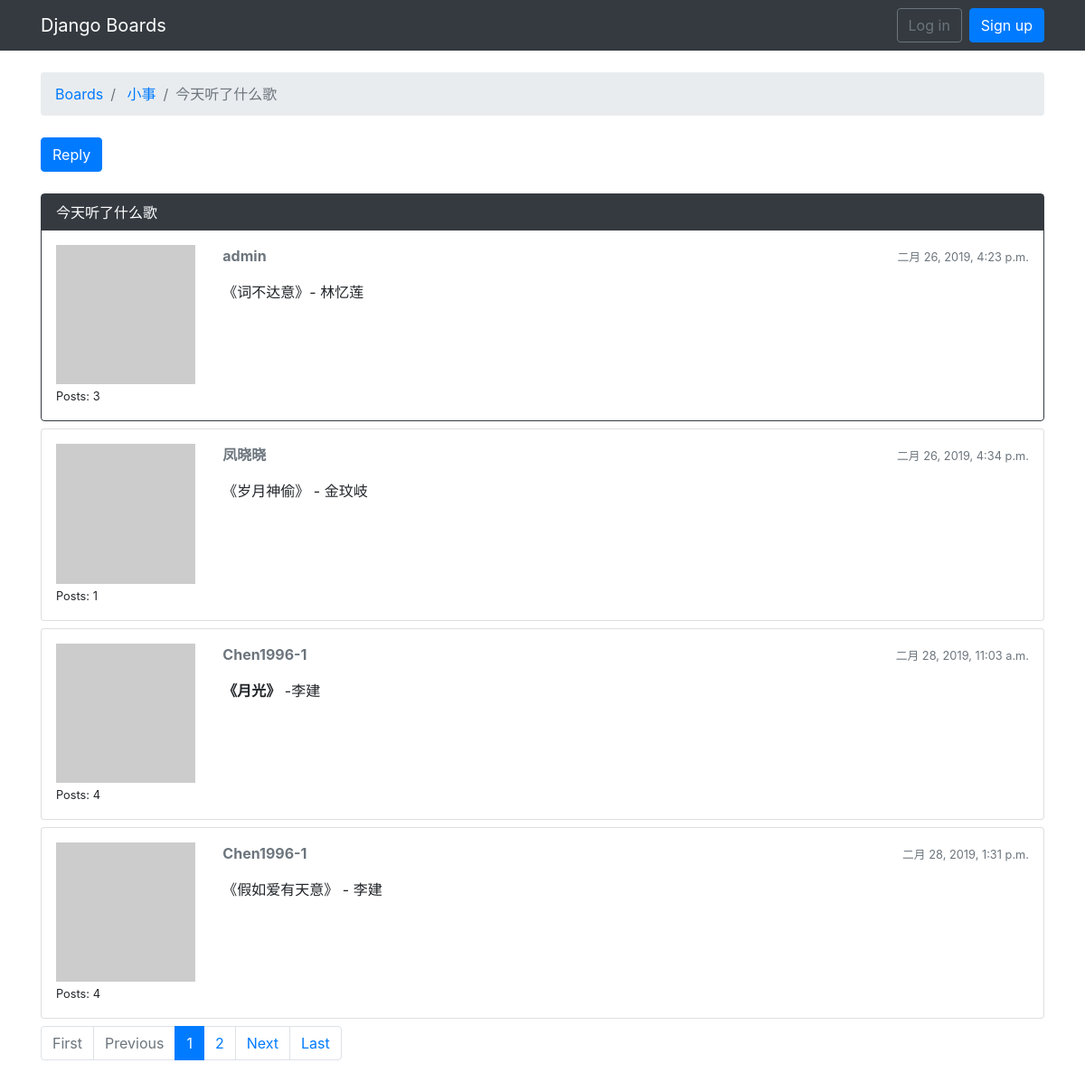
The page /boards/2/topics/14/ on the database its author committed.
### Board/models.py (models this page shows, shortened)
class Topic(models.Model):
	subject = models.CharField(max_length = 260)
	last_updated = models.DateTimeField(auto_now_add = True)
	board = models.ForeignKey(Board, related_name = 'topics')
	starter = models.ForeignKey(User, related_name = 'topics')
	views = models.PositiveIntegerField(default = 0)

class Board(models.Model):
	name = models.CharField(max_length = 30, unique = True)
	description = models.CharField(max_length = 140)
	views = models.PositiveIntegerField(default = 0)

class Post(models.Model):
	topic = models.ForeignKey(Topic, related_name = 'posts')
	message = models.TextField(max_length = 4000)
	created_at = models.DateTimeField(auto_now_add = True)
	created_by = models.ForeignKey(User, related_name = 'posts')
	updated_at = models.DateTimeField(null = True)
	updated_by = models.ForeignKey(User,null = True, related_name = '+')
	def get_message_markdown(self):
		return mark_safe(markdown(self.message, safe_mode = 'escap' ))

### Board/views.py (the view)
class PostListView(ListView):
	model = Post
	context_object_name = 'posts'
	template_name = 'topic_posts.html'
	paginate_by = 4
	def get_context_data(self, **kwargs):
		session_key = 'viewed_topic_{}'.format(self.topic.pk)
		if not self.request.session.get(session_key, False):
			self.topic.views += 1
			self.topic.save()
			self.request.session[session_key] = True
		kwargs['topic'] = self.topic
		return super().get_context_data(**kwargs)
	def get_queryset(self):
		self.topic = get_object_or_404(Topic, board__pk=self.
		kwargs.get('pk'), pk=self.kwargs.get('topic_pk'))
		queryset = self.topic.posts.order_by('created_at')
		return queryset

### Board/templatetags/gravatar.py (called while the page is built)
@register.filter
def gravatar(user):
	email = user.email.lower().encode('utf-8')
	default = 'mm'
	size = 256
	url = 'https://www.gravatar.com/avatar/{md5}?{params}'.format(md5=hashlib.md5(email).hexdigest(),
		params=urlencode({'d': default, 's': str(size)}),
	)
	return url

### templates/topic_posts.html (shortened to what this page needs)
{% extends 'base.html' %}
{% load static %}
{% load gravatar %}
{% block breadcrumb %}
<li class="breadcrumb-item">
	<a href="{% url 'home' %}">Boards</a>
</li>
<li class="breadcrumb-item">
	<a href="{% url 'board_topics' topic.board.pk %}">
{{ topic.board.name }}</a>
</li>
<li class="breadcrumb-item active">{{ topic.subject }}</li>
{% endblock %}
{% block content %}
<div class="mb-4">
	<a href="{% url 'reply_topic' topic.board.pk topic.pk %}" class="btn btn-primary" role="button">Reply</a>
</div>
{% for post in posts %}
<div id="{{ post.id }}" class="card mb-2 {% if forloop.first %}border-dark{% endif %}">
		{% if forloop.first %}
			<div class="card-head text-white bg-dark py-2 px-3">
				{{ topic.subject }}
			</div>
			{% endif %}
	<div class="card-body p-3">
		<div class="row">
			<div class="col-2">
				<img src="{{ post.created_by|gravatar }}" alt="{{ post.created_by.username }}" class="w-100">
				<small>Posts: {{ post.created_by.posts.count }}</small>
			</div>
			<div class="col-10">
				<div class="row mb-3">
					<div class="col-6">
						<strong class="text-muted">{{ post.created_by.username }}</strong>
					</div>
					<div class="col-6 text-right">
						<small class="text-muted">{{ post.created_at }}</small>
					</div>
				</div>
				{{ post.get_message_markdown }}
			</div>
</div>
</div>
</div>
{% endfor %}
{% include 'includes/pagination.html' %}
{% endblock %}

### templates/base.html (shortened to what this page needs)
{% load static %}
<!DOCTYPE html>
<html>
<head>
	<link rel="stylesheet" href="{% static 'css/bootstrap.min.css' %}">
</head>
<body>
	{% block body %}
	<nav class="navbar navbar-expand-sm navbar-dark bg-dark">
			<div class="container">
				<a class="navbar-brand" href="{% url 'home' %}">Django Boards</a>
			<div class="collapse navbar-collapse" id="mainMenu">
				{% if user.is_authenticated %}
				<ul class="navbar-nav ml-auto">
					<li class="nav-item dropdown">
						<a class="nav-link dropdown-toggle" href="#" id="userMenu" data-toggle="dropdown" aria-haspopup="true" aria-expanded="false">
							{{ user.username }}
						</a>
							<div class="dropdown-menu dropdown-menu-right" aria-labelledby="userMenu">
								<a class="dropdown-item" href="{% url 'my_account' %}">My account</a>
								<a class="dropdown-item" href="{% url 'password_change' %}">Change password</a>
								<div class="dropdown-divider"></div>
									<a class="dropdown-item" href="{% url 'logout' %}">Log out</a>
							</div>
					</li>
				</ul>
				{% else %}
				<form class="form-inline ml-auto">
					<a href="{% url 'login' %}" class="btn btn-outline-secondary">Log in</a>
					<a href="{% url 'signup' %}" class="btn btn-primary ml-2">Sign up</a>
				</form>
				{% endif %}
			</div>
			</div>
		</nav>
	<div class="container">
		<ol class="breadcrumb my-4">
		{% block breadcrumb %}
		{% endblock %}
	</ol>
	{% block content %}
	{% endblock %}
	</div>
	{% endblock body %}
</body>
</html>

### templates/includes/pagination.html (shortened to what this page needs)
{% if is_paginated %}
<nav aria-label="Topics pagination" class="mb-4">
<ul class="pagination">
	{% if page_obj.number > 1 %}
		<li class="page-item">
		<a class="page-link" href="?page=1">First</a>
		</li>
	{% else %}
		<li class="page-item disabled">
		<span class="page-link">First</span>
		</li>
	{% endif %}
	{% if page_obj.has_previous %}
		<li class="page-item">
		<a class="page-link" href="?page={{ page_obj.previous_page_number }}">Previous</a>
		</li>
	{% else %}
		<li class="page-item disabled">
		<span class="page-link">Previous</span>
		</li>
	{% endif %}
	{% for page_num in paginator.page_range %}
		{% if page_obj.number == page_num %}
			<li class="page-item active">
			<span class="page-link">
			{{ page_num }}
			</span>
			</li>
		{% elif page_num > page_obj.number|add:'-3' and page_num < page_obj.number|add:'3' %}
			<li class="page-item">
			<a class="page-link" href="?page={{ page_num }}">
			{{ page_num }}</a>
			</li>
		{% endif %}
	{% endfor %}
	{% if page_obj.has_next %}
		<li class="page-item">
		<a class="page-link" href="?page={{ page_obj.next_page_number }}">Next</a>
		</li>
	{% else %}
		<li class="page-item disabled">
		<span class="page-link">Next</span>
		</li>
	{% endif %}
	{% if page_obj.number != paginator.num_pages %}
		<li class="page-item">
		<a class="page-link" href="?page={{ paginator.num_pages }}">Last</a>
		</li>
	{% else %}
		<li class="page-item disabled">
		<span class="page-link">Last</span>
		</li>
	{% endif %}
</ul>
</nav>
{% endif %}

### rows shown on the page
Topic: board.name "小事", subject "今天听了什么歌"
Post: created_by.posts.count "3", created_by.username "admin", created_at "二月 26, 2019, 4:23 p.m.", get_message_markdown "《词不达意》- 林忆莲"
Post: created_by.posts.count "1", created_by.username "凤晓晓", created_at "二月 26, 2019, 4:34 p.m.", get_message_markdown "《岁月神偷》 - 金玟岐"
Post: created_by.posts.count "4", created_by.username "Chen1996-1", created_at "二月 28, 2019, 11:03 a.m.", get_message_markdown "《月光》 -李建"
Post: created_by.posts.count "4", created_by.username "Chen1996-1", created_at "二月 28, 2019, 1:31 p.m.", get_message_markdown "《假如爱有天意》 - 李建"

### other values the page prints
{{ page_num }} "1"
{{ page_num }} "2"
